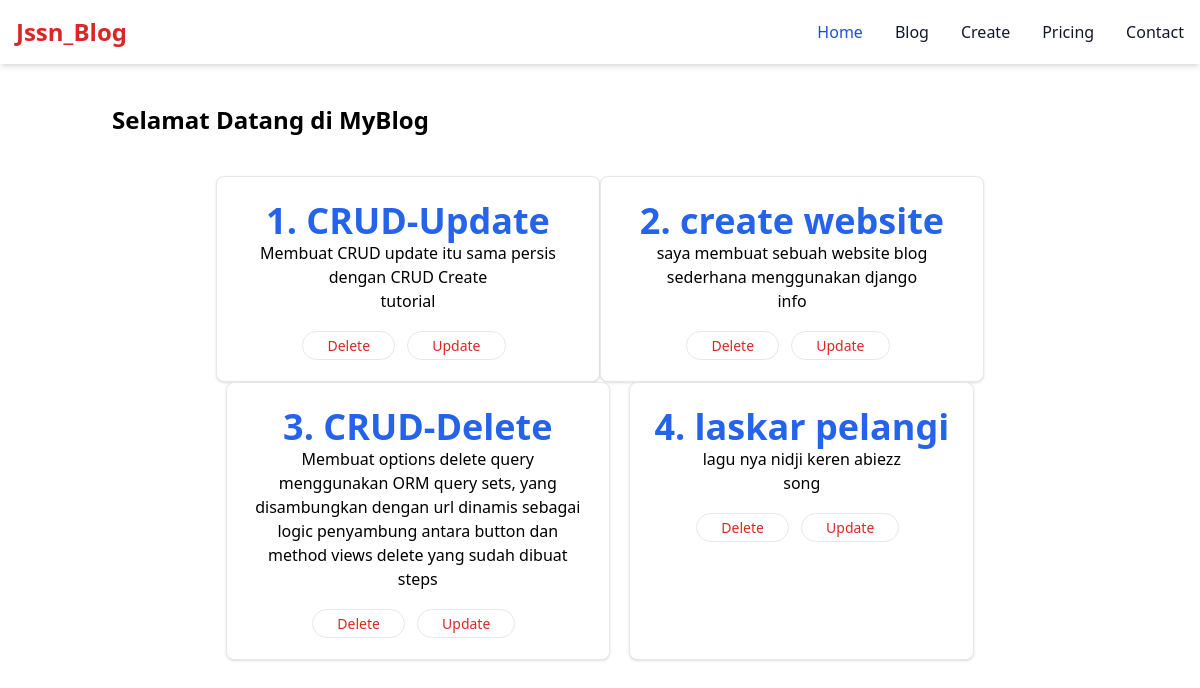
Screenshot of /blog/ with the database file from the repository.
### blog/models.py (models this page shows, shortened)
class PostModel(models.Model):
    judul = models.CharField(max_length=20,validators=[validate_judul])
    body = models.TextField()
    category = models.CharField(max_length=20)

### blog/views.py (the view)
# urls.py: path('',views.index,name='index')
def index(request):
    post = PostModel.objects.all()
    context = {
        'judul' : 'Page Blog',
        'isi'   : 'Selamat Datang di MyBlog',
        'posts' : post
    }
    return render(request,'blog.html',context)

### blog/templates/blog.html
{% extends 'base.html' %}
{% block content %}
<div class="w-4/5 m-auto mt-5 flex justify-around flex-wrap">
    {% for postingan in posts %}
    <div class="block max-w-sm p-6 bg-white border border-gray-200 rounded-lg shadow hover:bg-gray-100 dark:bg-gray-800 dark:border-gray-700 dark:hover:bg-gray-700 text-center">
        <h1 class="text-4xl font-extrabold text-blue-600">{{forloop.counter}}. {{postingan.judul}}</h1>
        <p>{{postingan.body}}</p>
        <h1 class="mb-5">{{postingan.category}}</h1>
        <a href="{% url 'blog:delete' postingan.id %}" class="py-1 px-6 me-2 text-sm font-medium text-red-600 focus:outline-none bg-white rounded-full border border-gray-200 hover:bg-gray-100 focus:z-10 focus:ring-4 focus:ring-gray-100 dark:focus:ring-gray-700 dark:bg-gray-800 dark:text-gray-400 dark:border-gray-600 dark:hover:text-white dark:hover:bg-gray-700">Delete</a>
        <a href="{% url 'blog:update' postingan.id %}" class="py-1 px-6 me-2 text-sm font-medium text-red-600 focus:outline-none bg-white rounded-full border border-gray-200 hover:bg-gray-100 focus:z-10 focus:ring-4 focus:ring-gray-100 dark:focus:ring-gray-700 dark:bg-gray-800 dark:text-gray-400 dark:border-gray-600 dark:hover:text-white dark:hover:bg-gray-700">Update</a>
    </div>
{% endfor %}
</div>
{% endblock content %}

### templates/base.html (shortened to what this page needs)
<!DOCTYPE html>
<html lang="en">
    <head>
        <script src="https://cdn.tailwindcss.com"></script>
    </head>
    <body>
        {% include 'snipets/style.html' %}
        <h1 class="text-2xl font-bold ml-28 mt-10">{{isi}}</h1>
        <div class="w-4/5 m-auto flex flex-wrap justify-around mt-5">
        {% block content %}{% endblock content %}
        </div>
    </body>
</html>

### templates/snipets/style.html (shortened to what this page needs)
<nav class="bg-white border-gray-200 dark:bg-gray-900 shadow-md">
    <div
        class="max-w-screen-xl flex flex-wrap items-center justify-between mx-auto p-4">
        <span
            class="self-center text-2xl font-semibold whitespace-nowrap text-red-600"
            >Jssn_Blog</span
        >
        <div class="hidden w-full md:block md:w-auto" id="navbar-default">
            <ul
                class="font-medium flex flex-col p-4 md:p-0 mt-4 border border-gray-100 rounded-lg bg-gray-50 md:flex-row md:space-x-8 rtl:space-x-reverse md:mt-0 md:border-0 md:bg-white dark:bg-gray-800 md:dark:bg-gray-900 dark:border-gray-700">
                <li>
                    <a
                        href="{% url 'index' %}"
                        class="block py-2 px-3 text-white bg-blue-700 rounded md:bg-transparent md:text-blue-700 md:p-0 dark:text-white md:dark:text-blue-500"
                        aria-current="page"
                        >Home</a
                    >
                </li>
                <li>
                    <a
                        href="{% url 'blog:index' %}"
                        class="block py-2 px-3 text-gray-900 rounded hover:bg-gray-100 md:hover:bg-transparent md:border-0 md:hover:text-blue-700 md:p-0 dark:text-white md:dark:hover:text-blue-500 dark:hover:bg-gray-700 dark:hover:text-white md:dark:hover:bg-transparent"
                        >Blog</a
                    >
                </li>
                <li>
                    <a
                        href="{% url 'blog:create' %}"
                        class="block py-2 px-3 text-gray-900 rounded hover:bg-gray-100 md:hover:bg-transparent md:border-0 md:hover:text-blue-700 md:p-0 dark:text-white md:dark:hover:text-blue-500 dark:hover:bg-gray-700 dark:hover:text-white md:dark:hover:bg-transparent"
                        >Create</a
                    >
                </li>
                <li>
                    <a
                        href="#"
                        class="block py-2 px-3 text-gray-900 rounded hover:bg-gray-100 md:hover:bg-transparent md:border-0 md:hover:text-blue-700 md:p-0 dark:text-white md:dark:hover:text-blue-500 dark:hover:bg-gray-700 dark:hover:text-white md:dark:hover:bg-transparent"
                        >Pricing</a
                    >
                </li>
                <li>
                    <a
                        href="#"
                        class="block py-2 px-3 text-gray-900 rounded hover:bg-gray-100 md:hover:bg-transparent md:border-0 md:hover:text-blue-700 md:p-0 dark:text-white md:dark:hover:text-blue-500 dark:hover:bg-gray-700 dark:hover:text-white md:dark:hover:bg-transparent"
                        >Contact</a
                    >
                </li>
            </ul>
        </div>
    </div>
</nav>

### rows the page displays
PostModel: judul "CRUD-Update", body "Membuat CRUD update itu sama persis dengan CRUD Create", category "tutorial"
PostModel: judul "create website", body "saya membuat sebuah website blog sederhana menggunakan django", category "info"
PostModel: judul "CRUD-Delete", body "Membuat options delete query menggunakan ORM query sets, yang disambungkan dengan url dinamis sebagai logic penyambung antara button dan method views delete yang sudah dibuat", category "steps"
PostModel: judul "laskar pelangi", body "lagu nya nidji keren abiezz", category "song"

### other values shown
{{ isi }} "Selamat Datang di MyBlog"
